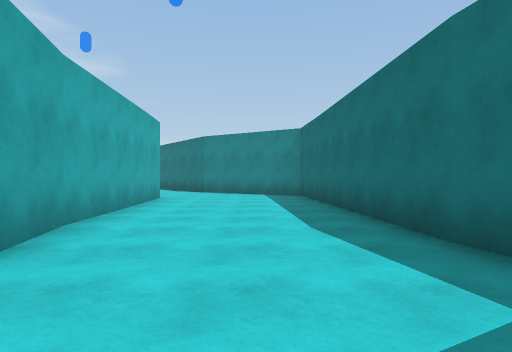
[1] (above)

21 first-person views from a walk through a 3-D level made in the Unity game engine. The camera is 1.2 m above the floor, looks level and sees 75° across. The floor is counted in squares, 2 m on a side. Each view is taken from the middle of a square. On the plan, view 1 faces up. The plan holds only what a view shows up to about 10 squares ahead; the rest is blank. The place goes on beyond the plan. The player character is not drawn.

[2]
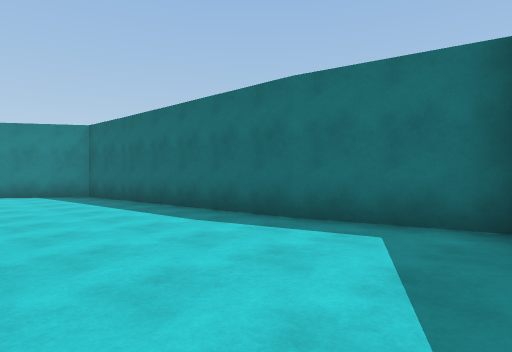

[3]
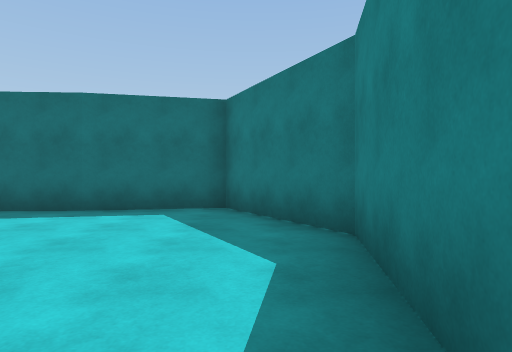

[4]
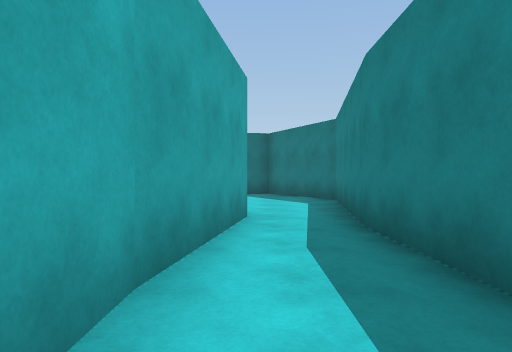

[5]
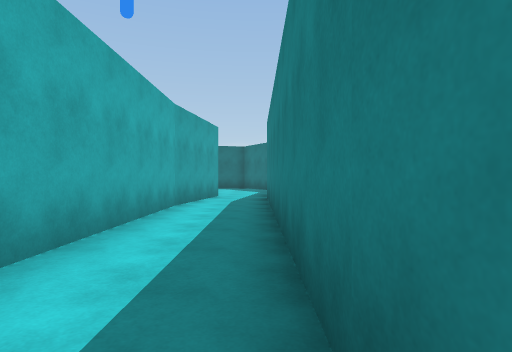

[6]
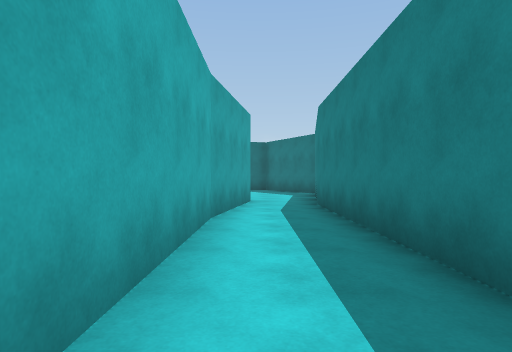

[7]
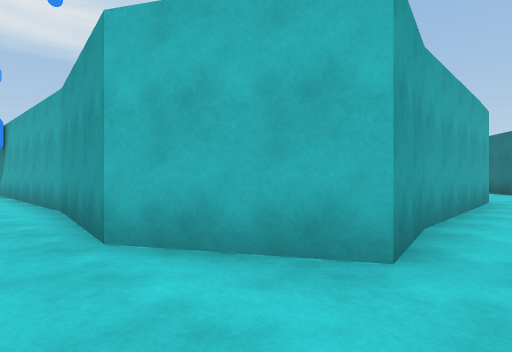

[8]
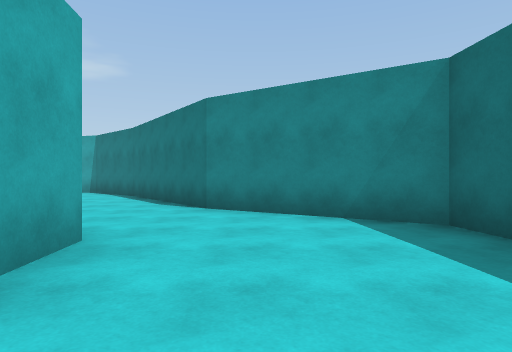

[9]
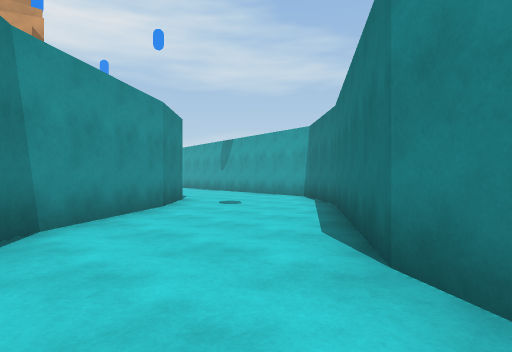

[10]
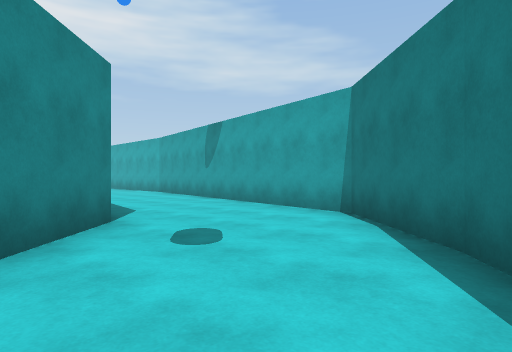

[11]
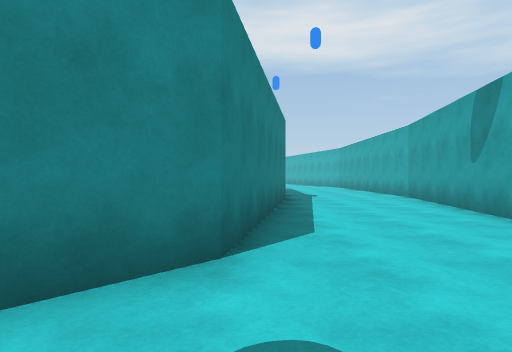

[12]
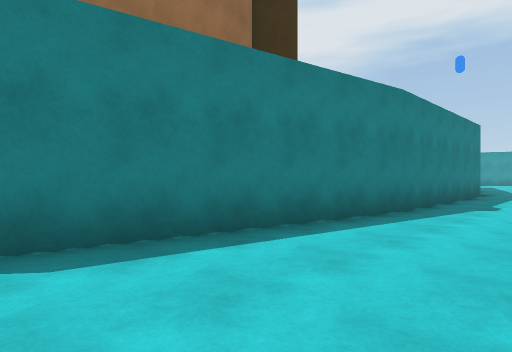

[13]
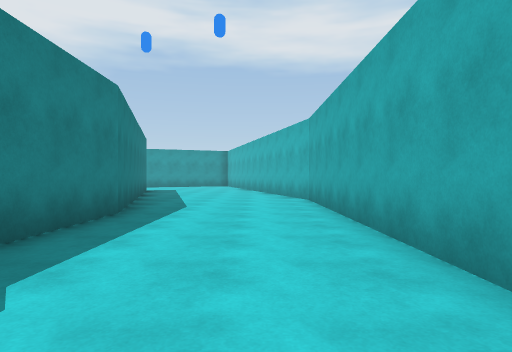

[14]
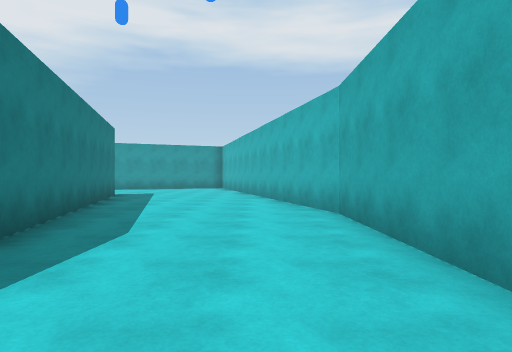

[15]
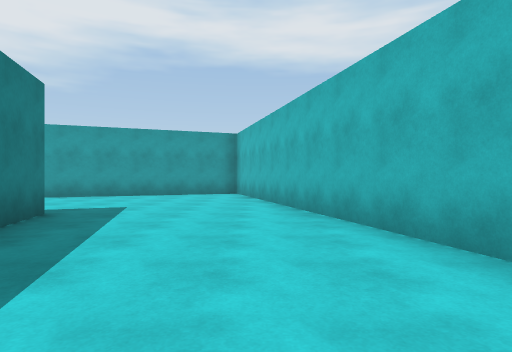

[16]
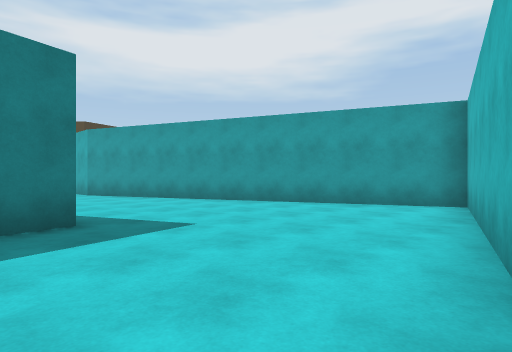

[17]
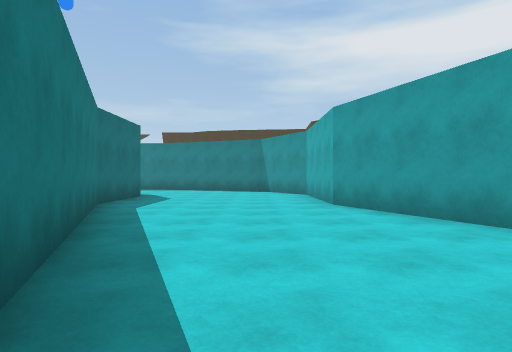

[18]
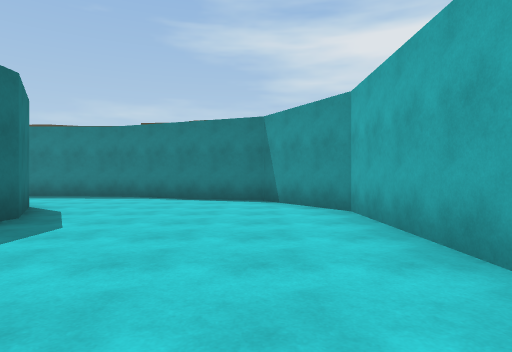

[19]
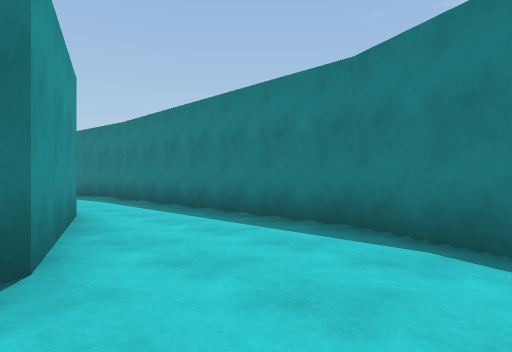

[20]
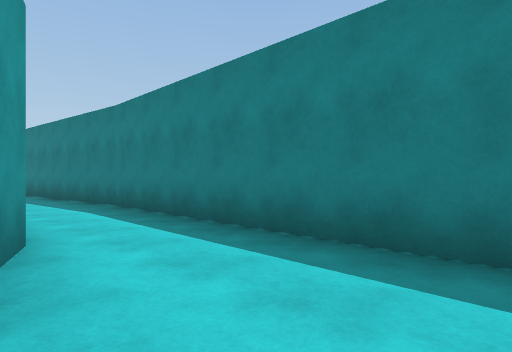

[21]
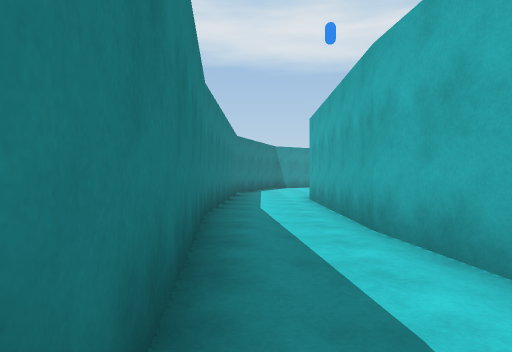

### Floor plan
Ten units are one square. View 1 is at (0, 0); x grows to the right and y downward. Boxes are objects, and circles mark ways between rooms. Rooms are numbered by the first view taken in them; rooms with no view inside come last. Other rooms are left out.
<svg viewBox="-348 -198 376 213">
<path fill="none" stroke="#000" d="M-23 -41 -19 -23 -27 -18M18 -29 14 -100 -2 -111M-26 -91 -22 -40M-26 7 -6 10 23 -6 17 -31M-283 -136 -204 -158 -147 -158 -84 -147M-166 -13 -216 -14 -246 -25 -256 -43 -256 -69 -279 -126M-182 8 -130 2M-233 -193 -343 -164 -306 -70 -306 -33 -292 -9 -250 7 -181 8M-131 -17 -167 -13M-131 3 -50 3 -26 7M-155 -193 -234 -193M-84 -182 -156 -193M-27 -18 -40 -11 -72 -16 -130 -17M-70 -134 -49 -106M-84 -147 -69 -133M-2 -111 -19 -122 -47 -160 -67 -179 -84 -182"/>
<circle cx="-30" cy="-5" r="3" fill="#2a7"/>
<circle cx="-17" cy="-100" r="3" fill="#2a7"/>
<circle cx="-80" cy="-160" r="3" fill="#2a7"/>
<text x="0" y="-50">1</text>
<text x="-260" y="-70">2</text>
<text x="-50" y="-130">3</text>
</svg>
Room 1 opens to room 2. Room 1 opens to room 3. Room 2 opens to room 3.

Where each view was taken, in squares from view 1:
view 1: 0 up, 0 right, facing up
view 2: 0 up, 2 left, facing up-right
view 3: 0 up, 4 left, facing right
view 4: 1 up, 9 left, facing right
view 5: 0 up, 14 left, facing right
view 6: 1 up, 12 left, facing right
view 7: 0 up, 1 left, facing up-left
view 8: 6 up, 1 left, facing up
view 9: 10 up, 1 left, facing up-left
view 10: 13 up, 4 left, facing up-left
view 11: 15 up, 6 left, facing left
view 12: 18 up, 9 left, facing down-left
view 13: 18 up, 15 left, facing left
view 14: 18 up, 18 left, facing left
view 15: 17 up, 23 left, facing left
view 16: 18 up, 27 left, facing down-left
view 17: 14 up, 29 left, facing down
view 18: 9 up, 29 left, facing down
view 19: 3 up, 27 left, facing down-right
view 20: 2 up, 25 left, facing down-right
view 21: 0 up, 13 left, facing left
